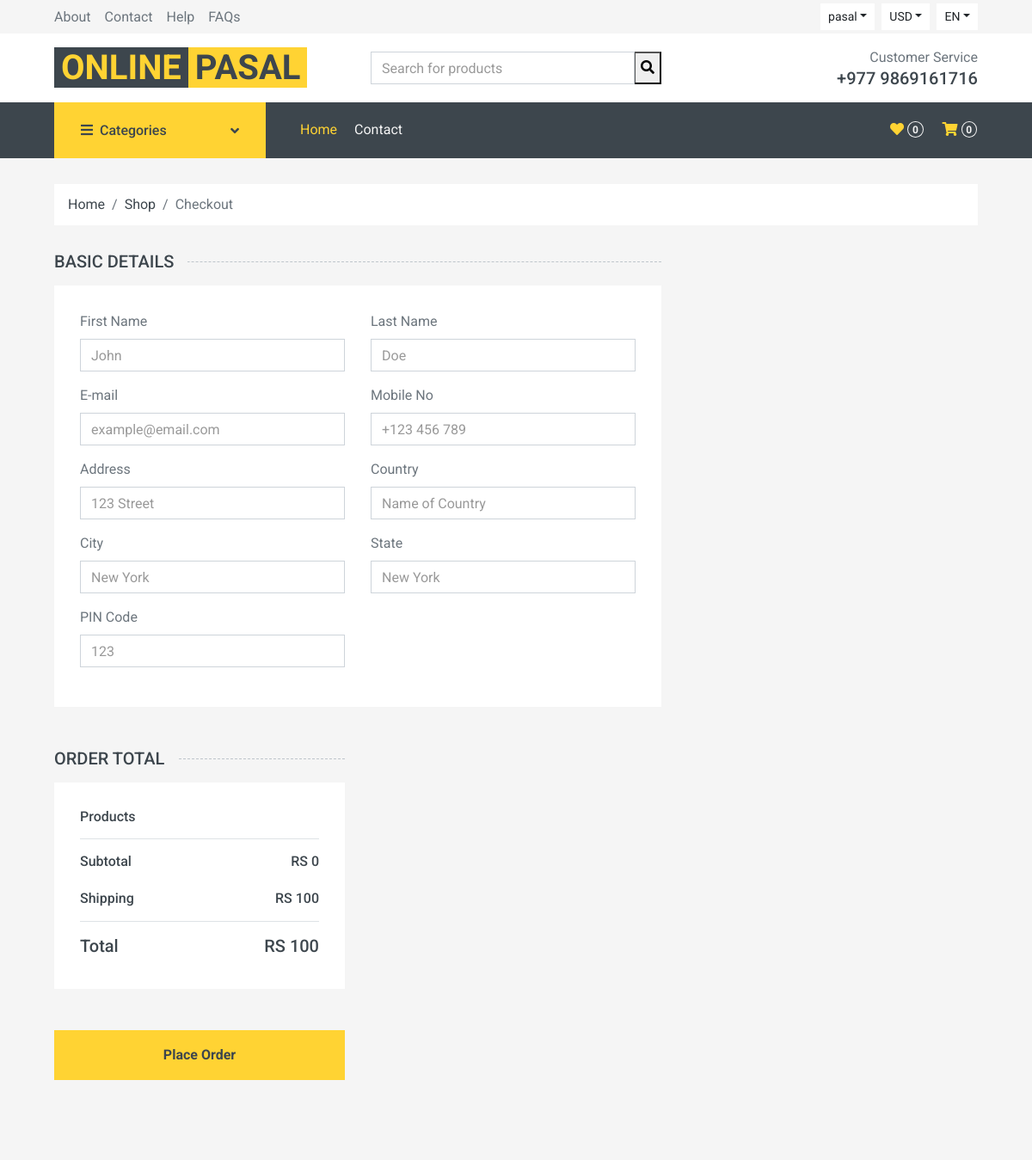
The app's page /checkout (signed in, upper part), older data.
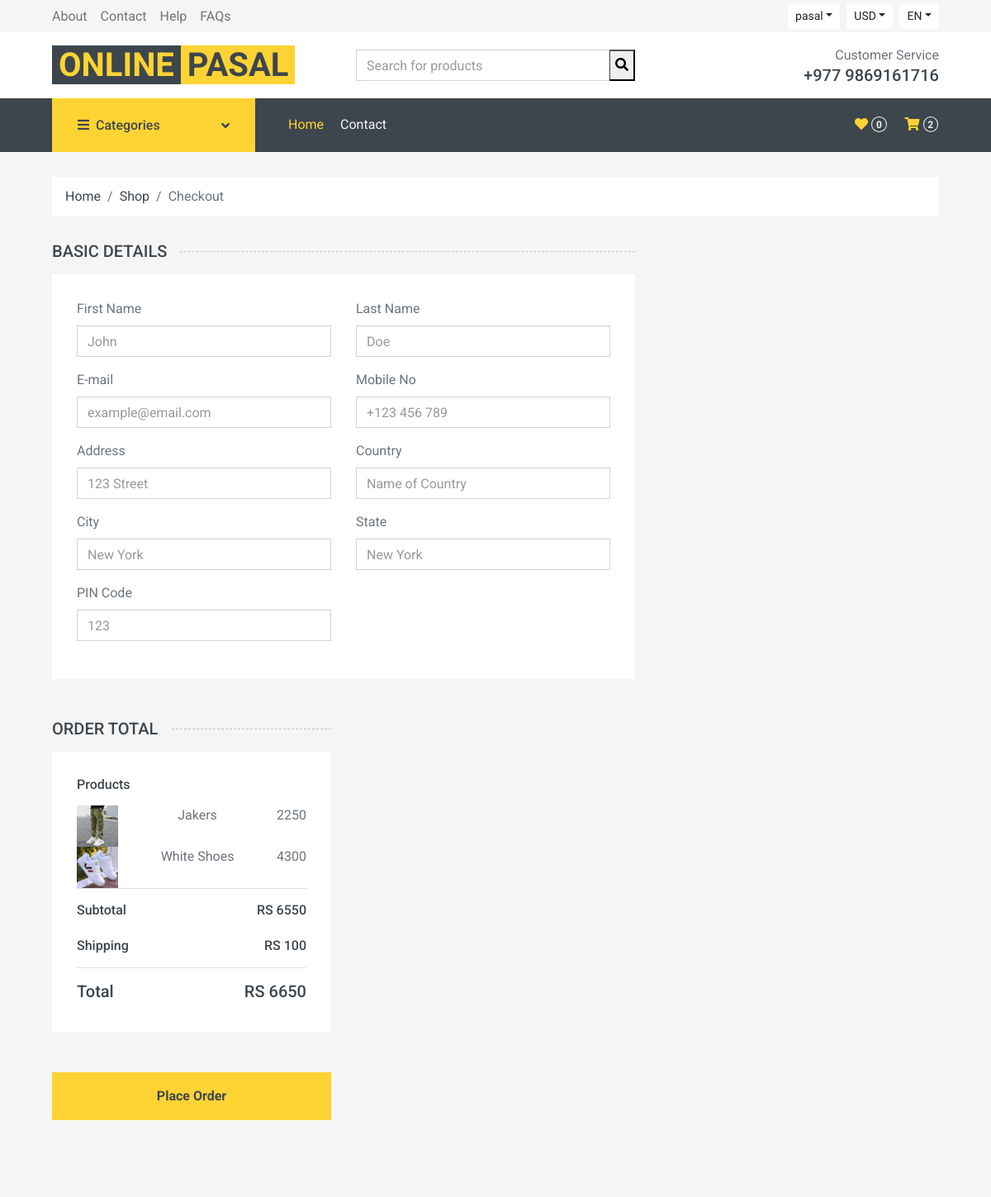
The same page, newer data.
### home/models.py (models this page shows, shortened)
class Cart(models.Model):
    username = models.CharField(max_length = 300)
    slug = models.CharField(max_length= 300)
    quantity = models.IntegerField()
    total = models.IntegerField()
    date = models.DateTimeField(auto_now_add= True)
    checkout = models.BooleanField(default = False)
    items = models.ForeignKey(Product, on_delete = models.CASCADE)

class Product(models.Model):
    name = models.CharField(max_length = 300)
    price = models.IntegerField()
    discounted_price = models.IntegerField()
    image = models.ImageField(upload_to = 'media')
    description = RichTextField()
    specification = RichTextField()
    category = models.ForeignKey(Category, on_delete = models.CASCADE)
    brand = models.ForeignKey(Brand, on_delete = models.CASCADE)
    slug = models.CharField(max_length = 500, unique = True)
    status = models.CharField(choices= STATUS, max_length= 50)
    labels = models.CharField(choices = LABELS, max_length = 50)

### home/views.py (the view, shortened to what this page needs)
# urls.py: path('checkout', CheckoutView.as_view(), name = 'cart'),
class CheckoutView(BaseView):
    def get(self, request):
        self.views["wish_counts"] = count_wish(request)
        self.views["cart_counts"] = count_cart(request)
        username = request.user.username
        self.views['orders'] = Cart.objects.filter(username=username)
        s = 0
        for i in self.views["orders"]:
            s = s + i.total
        self.views["sub_total"] = s
        self.views['delivery_charge'] = 100
        self.views['grand_total'] = s+100
        return render(request, 'checkout.html', self.views)

### home/views.py (called while the page is built)
def count_cart(request):
    username = request.user.username
    cart_count = Cart.objects.filter(checkout = False, username = username).count()
    return cart_count

def count_wish(request):
    username = request.user.username
    wish_count = WishList.objects.filter(username = username).count()
    return wish_count

### templates/checkout.html (shortened to what the changed rows need)
{% extends 'base.html' %}
{% block content %}
    <div class="container-fluid">
        <div class="row px-xl-5">
            <form method = "POST" action = "place-order">
            <div class="col-lg-4">
                <div class="bg-light p-30 mb-5">
                    <div class="border-bottom">
                        <h6 class="mb-3">Products</h6>
                        {% for order in orders %}
                        <div class="d-flex justify-content-between">
                             <img src="{{order.items.image.url}}" alt="" style="width: 50px;">{{order.items.name}}
                            <p>{{order.items.discounted_price}}</p>
                        </div>
                        {% endfor %}
                    </div>
                    <div class="border-bottom pt-3 pb-2">
                        <div class="d-flex justify-content-between mb-3">
                            <h6>Subtotal</h6>
                            <h6>RS {{sub_total}}</h6>
                        </div>
                    </div>
                    <div class="pt-2">
                        <div class="d-flex justify-content-between mt-2">
                            <h5>Total</h5>
                            <h5>RS {{grand_total}}</h5>
                        </div>
                    </div>
                </div>
            </div>
            </form>
        </div>
    </div>
  {% endblock %}

### templates/base.html (shortened to what the changed rows need)
<!DOCTYPE html>
{% load static %}
<html lang="en">
<head>
    <link href="https://cdnjs.cloudflare.com/ajax/libs/font-awesome/5.10.0/css/all.min.css" rel="stylesheet">
    <link href="{% static 'lib/animate/animate.min.css' %}" rel="stylesheet">
    <link href="{% static 'lib/owlcarousel/assets/owl.carousel.min.css' %}" rel="stylesheet">
    <link href="{% static 'css/style.css' %}" rel="stylesheet">
</head>
<body>
    <div class="container-fluid bg-dark mb-30">
        <div class="row px-xl-5">
            <div class="col-lg-9">
                <nav class="navbar navbar-expand-lg bg-dark navbar-dark py-3 py-lg-0 px-0">
                    <div class="collapse navbar-collapse justify-content-between" id="navbarCollapse">
                        <div class="navbar-nav ml-auto py-0 d-none d-lg-block">
                            <a href="/cart" class="btn px-0 ml-3">
                                <i class="fas fa-shopping-cart text-primary"></i>
                                <span class="badge text-secondary border border-secondary rounded-circle" style="padding-bottom: 2px;">{{cart_counts}}</span>
                            </a>
                        </div>
                    </div>
                </nav>
            </div>
        </div>
    </div>
                {% block content %}
                {% endblock %}
</body>
</html>

Row changes from the older to the newer data that the page shows:
added Cart: items.image (picture), items.name "Jakers", items.discounted_price "2250"
added Cart: items.image (picture), items.name "White Shoes", items.discounted_price "4300"
Text that changed along with them:
{{ cart_counts }}: "0" → "2"
{{ sub_total }}: "0" → "6550"
{{ grand_total }}: "100" → "6650"
